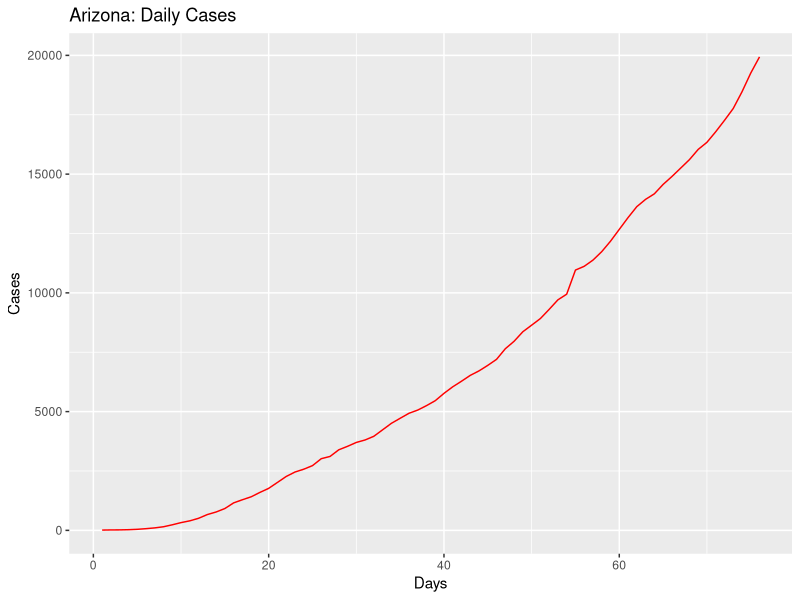
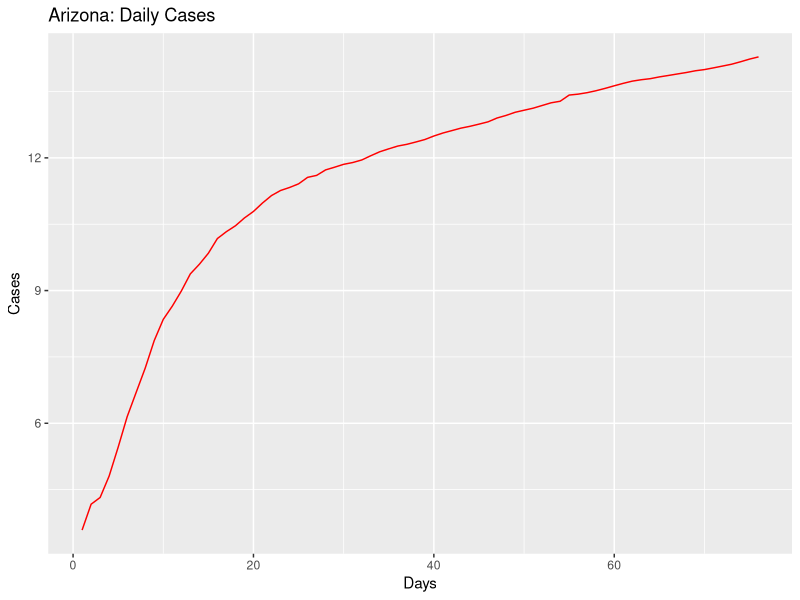
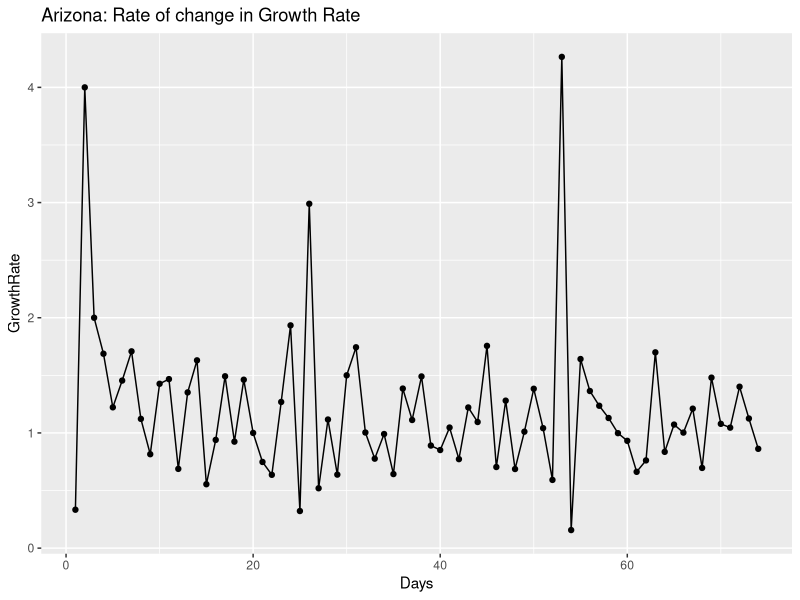
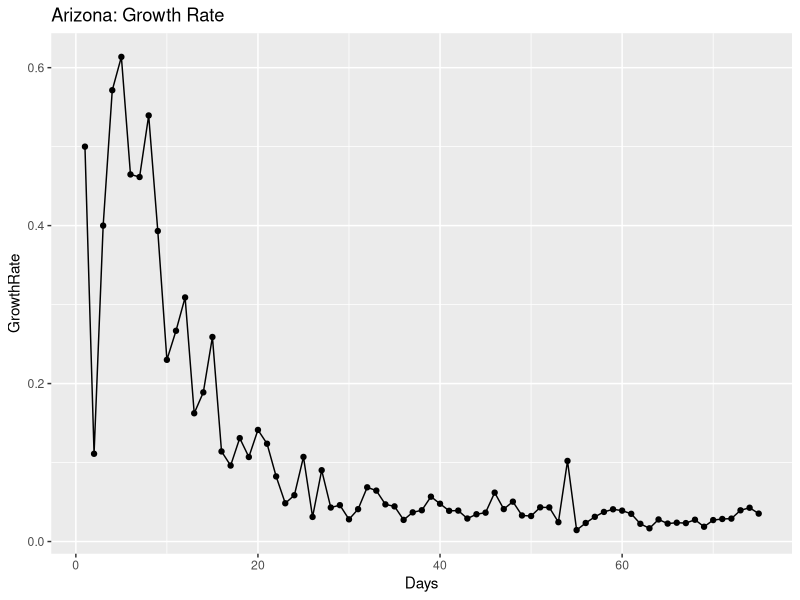
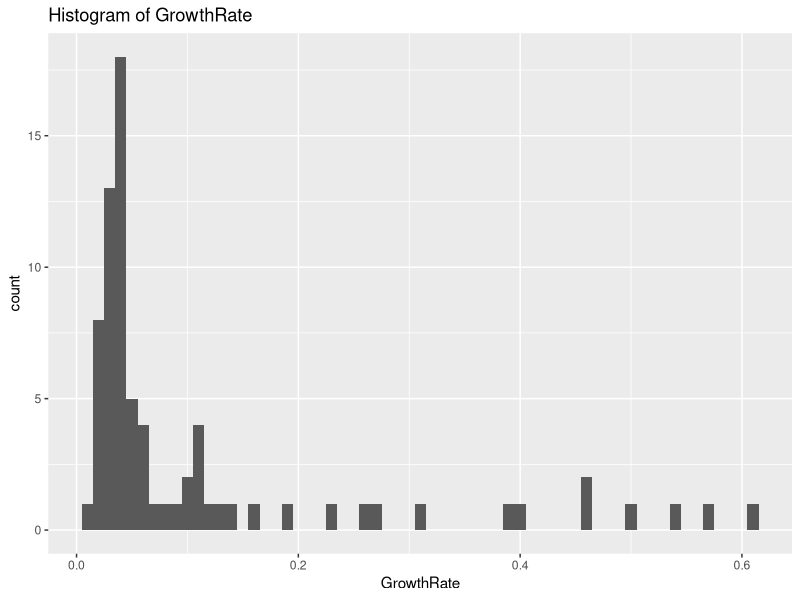
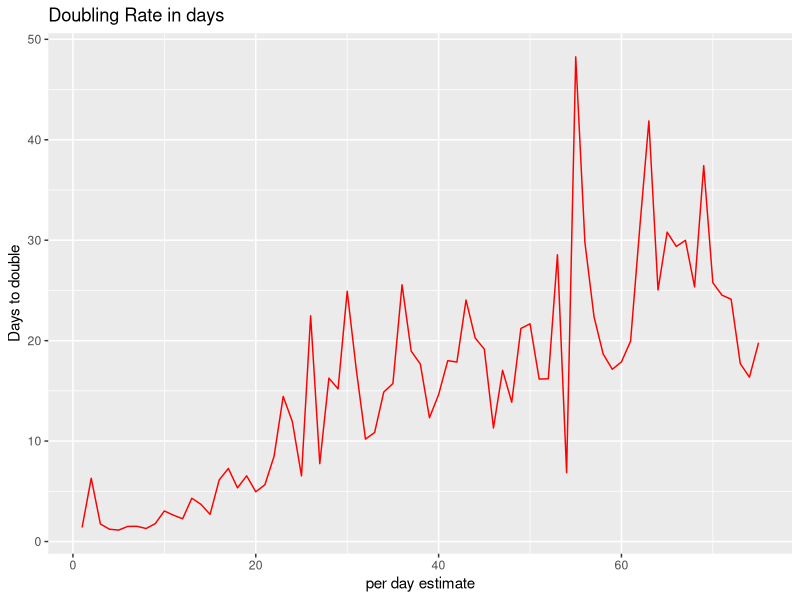
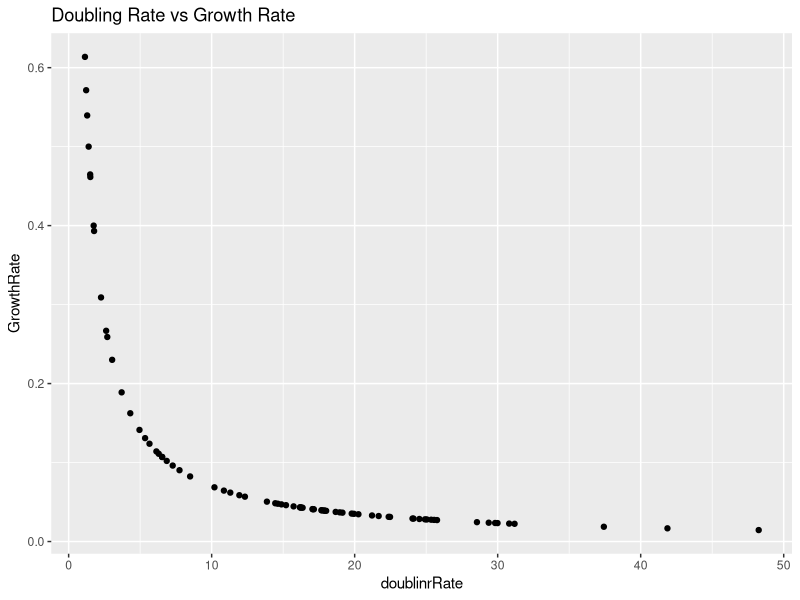
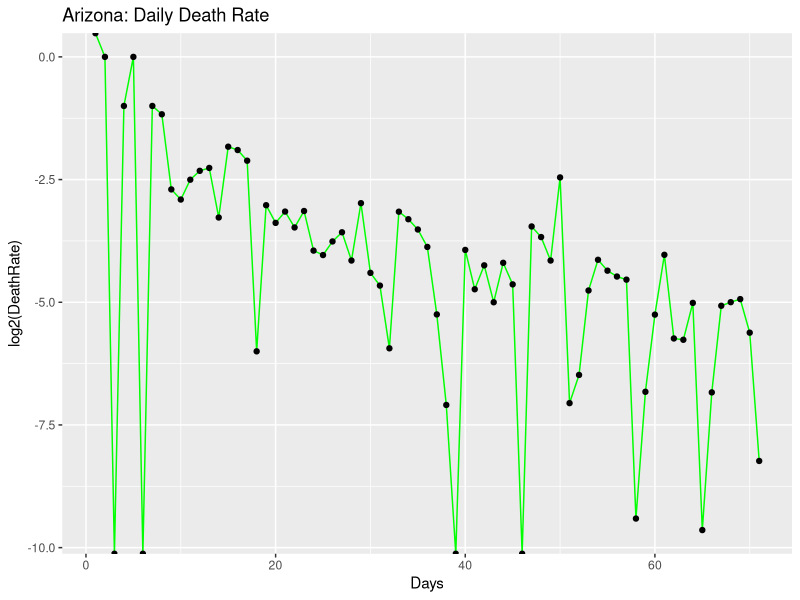

Write R code to recreate these figures, in order.
## ---- chunk 1
knitr::opts_chunk$set(echo = TRUE)
## ---- chunk 2
library(ggplot2)
library(gridExtra)
library(dplyr)

coronaGrowth <- function(absoluteNumbers){
  growthfactor <- NULL
  absgrowth <- NULL
  for(i in 1:length(absoluteNumbers))
  {
    #print((absoluteNumbers[i]-absoluteNumbers[i+1]/absoluteNumbers[i+1])/absoluteNumbers[i+1])
    growthfactor[i] <- ((absoluteNumbers[i]-absoluteNumbers[i+1]))/(absoluteNumbers[i+1]-absoluteNumbers[i+2])  
    #growthfactor[i] <- ((absoluteNumbers[i]-absoluteNumbers[i+1]))/(absolutenumbers[i])
  }
  
  return (rev(growthfactor))
}

DailyGrowthRate <- function(absoluteNumbers)
{
  growthfactor <- NULL
  absgrowth <- NULL
  for(i in 1:length(absoluteNumbers))
  {
    #print((absoluteNumbers[i]-absoluteNumbers[i+1]/absoluteNumbers[i+1])/absoluteNumbers[i+1])
    growthfactor[i] <- ((absoluteNumbers[i]/absoluteNumbers[i+1]))-1 
    #growthfactor[i] <- ((absoluteNumbers[i]-absoluteNumbers[i+1]))/(absolutenumbers[i])
  }
  
  return (rev(growthfactor))  
}

DoublingRate <- function(absoluteNumbers)
{
  doublingrRate <- NULL
  cumsum <- NULL
  for(i in 1:length(absoluteNumbers))
  {
    
    doublingrRate[i] <- (70/(absoluteNumbers[i]*100))
    
  }
  return ((doublingrRate))  
}

#Calculate the mean and median growth rate:
MeanMediangrowthrate <- function(dataTrend1)
{
  MeanGRTrend <- NULL
  MedianGRTrend <- NULL
  
  for(i in 1:length(dataTrend1$GrowthRate))
  {
    MedianGRTrend[i] <- median(dataTrend1[1:i,"GrowthRate"])
    MeanGRTrend[i] <- mean(dataTrend1[1:i,"GrowthRate"])
  }
  
  dataTrend1$MedianGRT = MedianGRTrend
  dataTrend1$MeanGRT = MeanGRTrend
  
  return(dataTrend1)

}

#Calculate ratio of newdeaths/newcases
newDeathstonewCases <- function(absolutenumbers,totaldeaths)
{
  newCases <- NULL
  newDeaths <- NULL
  for(i in 1:length(absolutenumbers))
  {
    if(i == length(absolutenumbers))
    {
      print("reached the end")
    }else{
     newDeaths[i] = (totaldeaths[i]-totaldeaths[i+1])
     newCases[i] = (absolutenumbers[i]-absolutenumbers[i+1]) 
    }
  }
  

  days <- seq(2:length(absolutenumbers))
 return(data.frame( newDeaths = rev(newDeaths),newCases = rev(newCases),Days = days))
 
}

#Calculate ratio of deaths to totalCases
totalDeathstoCases <- function(absolutenumbers,totaldeaths)
{
  ratio <- NULL
  for(i in 1:length(absolutenumbers))
  {

     ratio[i] = (totaldeaths[i])/(absolutenumbers[i]) 
  }
  
  return(rev(ratio))
}
## ---- chunk 3
#Arizona

absolutenumbers <- c(19936,19255,18465,17763,17262,16783,16339,16039,15608,15252,14897,14566,14170,13937,13631,13169,12673,12176,11736,11380,11119,10960,9945,9707,9305,8919,8640,8364,7962,7648,7202,6948,6716,6526,6280,6045,5769,5459,5251,5064,4929,4719,4507,4234,3962,3806,3702,3539,3393,3112,3018,2726,2575,2456,2269,2019,1769,1598,1413,1289,1157,919,773,665,508,401,326,234,152,104,71,44,28,20,18,12)

totaldeaths <- c(906,903,885,857,831,807,800,799,775,761,747,704,686,680,679,651,623,594,562,542,536,532,450,426,395,362,362,348,330,320,304,293,275,275,273,266,249,229,208,187,184,177,169,150,142,131,122,115,108,97,89,80,73,65,64,52,41,32,29,24,20,17,15,13,9,6,6,3,2,2,1,0,0,0,0,0)

#America
#absolutenumbers <- c(101.7*1000,83.8*1000,65.8*1000,53.7*1000,43.8*1000,33.3*1000,25*1000,19*1000,13.7*1000,7.8*1000,6.4*1000,4.6*1000,3.5*1000,2.7*1000)
## ---- chunk 4
growthrate <- na.exclude(coronaGrowth(absolutenumbers))
days <- seq(1:length(growthrate))
dataTrend <- data.frame(GrowthRate = growthrate,Days = days)
print(dataTrend)
p1 <- ggplot(data=dataTrend, aes(x=Days, y=GrowthRate, group=1)) +ggtitle("Arizona: Rate of change in Growth Rate")+
  geom_line()+
  geom_point()

print(dataTrend)
#print(dataTrend1)




growthrate1 <- na.exclude(DailyGrowthRate(absolutenumbers))
doublingrate1 <- na.exclude(DoublingRate(growthrate1))
days1 <- seq(1:length(growthrate1))
dataTrend1 <- data.frame(GrowthRate = growthrate1,Days = days1,doublinrRate = doublingrate1)
print(dataTrend1)
multiplier <- tail(dataTrend1, n = 1)
pred_val <- (head(absolutenumbers, n = 1)*multiplier[,"GrowthRate"])+head(absolutenumbers, n = 1)

p2 <- ggplot(data=dataTrend1, aes(x=Days, y=GrowthRate, group=1)) +ggtitle("Arizona: Growth Rate")+
  geom_line()+
  geom_point()

days <- seq(1:length(absolutenumbers))
growthrate <- append(growthrate, c(1,1),after = 0)
dataOriginal <- data.frame(Cases = rev(absolutenumbers), Days = days)
p3<- ggplot() +geom_line(data=dataOriginal, aes(x=Days, y=Cases,),color = "Red")+labs(title="Arizona: Daily Cases", y="Cases", x="Days")

p3_log<- ggplot() +geom_line(data=dataOriginal, aes(x=Days, y=log2(Cases)),color = "Red")+labs(title="Arizona: Daily Cases", y="Cases", x="Days")+
  #geom_line(data=dataOriginal, aes(x=Days+1, y=Prediction),color = "Blue")
  geom_point()



# Analyze growth rate to get interval of values
summary(dataTrend1$GrowthRate)
dataTrend1%>%select("GrowthRate")%>%summarise(meanGR = mean(GrowthRate), medianGR = median(GrowthRate), sdGR = sd(GrowthRate))
p4 <- ggplot(data = dataTrend1, aes(x = GrowthRate))+ggtitle("Histogram of GrowthRate")+geom_histogram(binwidth = 0.01)


#Analyze the doubling rate
p5<- ggplot() +geom_line(data=dataTrend1, aes(x=Days, y=doublinrRate),color = "Red")+labs(title="Doubling Rate in days", y="Days to double", x ="per day estimate")+
  #geom_line(data=dataOriginal, aes(x=Days+1, y=Prediction),color = "Blue")
  geom_point()

#Scatter plor of Growthrate versus Doubling Rate
p6 <- ggplot()+geom_point(data = dataTrend1, aes(x = doublinrRate, y = GrowthRate))+labs(title = "Doubling Rate vs Growth Rate")

dataTrend1 <- MeanMediangrowthrate(dataTrend1 = dataTrend1)

#Median growth rate trend 
#Median growth rate trend 
p7 <- ggplot()+geom_line(data = dataTrend1, aes(x = Days, y = MedianGRT),color = "Blue")+labs(title = "Arizona Median(BLUE)VsMean(RED) Growth Rate")+geom_line(data=dataTrend1, aes(x=Days , y=MeanGRT),color = "Red")


deathrate1 <- na.exclude(DailyGrowthRate(totaldeaths))
doublingdeathrate1 <- na.exclude(DoublingRate(deathrate1))
days1 <- seq(1:length(deathrate1))
dataDeathTrend1 <- data.frame(DeathRate = deathrate1,Days = days1,doublinrRate = doublingdeathrate1)
#print(dataDeathTrend1)
#multiplier <- tail(totaldeaths, n = 1)
#pred_val <- (head(dataDeathTrend1, n = 1)*multiplier[,"DeathRate"])+head(dataDeathTrend1, n = 1)

p8 <- ggplot(data=dataDeathTrend1, aes(x=Days, y=log2(DeathRate), group=1)) +ggtitle("Arizona: Daily Death Rate")+
  geom_line(color = "Green")+
  geom_point()


rationewdeathtocases <- newDeathstonewCases(absolutenumbers,totaldeaths)

p9 <- ggplot(data=rationewdeathtocases, aes(x=Days, y=log2(newCases), group=1)) +ggtitle("Arizona:newCases(Orange)")+
  geom_line(color = "Orange")+geom_point()

totaldeathstocases <- totalDeathstoCases(absolutenumbers,totaldeaths)
days <- seq(1:length(absolutenumbers))
datatotaldeathstocasesTrend <- data.frame(ratio = totaldeathstocases,Days = days)
#Scatter plot of totalcases to totaldeaths
p10 <- ggplot(data=datatotaldeathstocasesTrend, aes(x=Days, y=ratio, group=1)) +ggtitle("Arizona: TotalDeaths/TotalCases")+
  geom_line(color = "Yellow")+
  geom_point()

#Confidence Interval for mean population GrowthRate:
meanGR = mean(dataTrend1$GrowthRate)
sdGR = sd(dataTrend1$GrowthRate)

uppperlimitGR= meanGR+sdGR
lowerlimitGR = meanGR-sdGR

#Predictions based on: Current Growth Rate, MeanGrowth Rate, Upper GrowthRate, Lower GrowthRate
pred_val_Current <- (head(absolutenumbers, n = 1)*multiplier[,"GrowthRate"])+head(absolutenumbers, n = 1)
pred_val_MeanGR <- (head(absolutenumbers, n = 1)*meanGR)+head(absolutenumbers, n = 1)
pred_val_upperGR <- (head(absolutenumbers, n = 1)*uppperlimitGR)+head(absolutenumbers, n = 1)
pred_val_lowerGR <- (head(absolutenumbers, n = 1)*lowerlimitGR)+head(absolutenumbers, n = 1)

print("Current GR:")
print(multiplier[,"GrowthRate"])
print(pred_val_Current)

print("Mean GR:")
print(meanGR)
print(pred_val_MeanGR)

print("Upperlimit GR:")
print(uppperlimitGR)
print(pred_val_upperGR)

print("Lowerlimit GR:")
print(lowerlimitGR)
print(pred_val_lowerGR)

#Doubling rate:-
DRCurrent <- round(70/(meanGR*100),digits = 0)
DRMedian <- round(70/(median(dataTrend1$GrowthRate)*100),digits = 0)
latestDRCurrent <- round(tail(dataTrend1$doublinrRate,n=1),digits = 0)

## ---- chunk 5
#grid.arrange(p3,p3_log,p1,p2,p4,p5,p6,nrow = 4, ncol = 2)
print(p3)
print(p3_log)
print(p1)
print(p2)
print(p4)
print(p5)
print(p6)
print(p8)
print(p9)
print(p10)
print(p7)
## ---- chunk 6
library(ggplot2)
library(gridExtra)
library(dplyr)

coronaGrowth <- function(absoluteNumbers){
  growthfactor <- NULL
  absgrowth <- NULL
  for(i in 1:length(absoluteNumbers))
  {
    #print((absoluteNumbers[i]-absoluteNumbers[i+1]/absoluteNumbers[i+1])/absoluteNumbers[i+1])
    growthfactor[i] <- ((absoluteNumbers[i]-absoluteNumbers[i+1]))/(absoluteNumbers[i+1]-absoluteNumbers[i+2])  
    #growthfactor[i] <- ((absoluteNumbers[i]-absoluteNumbers[i+1]))/(absolutenumbers[i])
  }
  
  return (rev(growthfactor))
}

DailyGrowthRate <- function(absoluteNumbers)
{
  growthfactor <- NULL
  absgrowth <- NULL
  for(i in 1:length(absoluteNumbers))
  {
    #print((absoluteNumbers[i]-absoluteNumbers[i+1]/absoluteNumbers[i+1])/absoluteNumbers[i+1])
    growthfactor[i] <- ((absoluteNumbers[i]/absoluteNumbers[i+1]))-1 
    #growthfactor[i] <- ((absoluteNumbers[i]-absoluteNumbers[i+1]))/(absolutenumbers[i])
  }
  
  return (rev(growthfactor))  
}

DoublingRate <- function(absoluteNumbers)
{
  doublingrRate <- NULL
  cumsum <- NULL
  for(i in 1:length(absoluteNumbers))
  {
    
    doublingrRate[i] <- (70/(absoluteNumbers[i]*100))
    
  }
  return ((doublingrRate))  
}

#Calculate the mean and median growth rate:
MeanMediangrowthrate <- function(dataTrend1)
{
  MeanGRTrend <- NULL
  MedianGRTrend <- NULL
  
  for(i in 1:length(dataTrend1$GrowthRate))
  {
    MedianGRTrend[i] <- median(dataTrend1[1:i,"GrowthRate"])
    MeanGRTrend[i] <- mean(dataTrend1[1:i,"GrowthRate"])
  }
  
  dataTrend1$MedianGRT = MedianGRTrend
  dataTrend1$MeanGRT = MeanGRTrend
  
  return(dataTrend1)

}

# #Calculate ratio of newdeaths/newcases
# newDeathstonewCases <- function(absolutenumbers,totaldeaths)
# {
#   ratio <- NULL
#   for(i in 1:length(absolutenumbers))
#   {
#     if(i == length(absolutenumbers))
#     {
#       print("reached the end")
#     }else{
#      ratio[i] = (totaldeaths[i]-totaldeaths[i+1])/(absolutenumbers[i]-absolutenumbers[i+1]) 
#     }
#   }
#   
#   return(rev(ratio))
# }

#Calculate ratio of newdeaths/newcases
newDeathstonewCases <- function(absolutenumbers,totaldeaths)
{
  newCases <- NULL
  newDeaths <- NULL
  for(i in 1:length(absolutenumbers))
  {
    if(i == length(absolutenumbers))
    {
      print("reached the end")
    }else{
     newDeaths[i] = (totaldeaths[i]-totaldeaths[i+1])
     newCases[i] = (absolutenumbers[i]-absolutenumbers[i+1]) 
    }
  }
  

  days <- seq(2:length(absolutenumbers))
 return(data.frame( newDeaths = rev(newDeaths),newCases = rev(newCases),Days = days))
 
}

#Calculate ratio of deaths to totalCases
totalDeathstoCases <- function(absolutenumbers,totaldeaths)
{
  ratio <- NULL
  for(i in 1:length(absolutenumbers))
  {

     ratio[i] = (totaldeaths[i])/(absolutenumbers[i]) 
  }
  
  return(rev(ratio))
}

## ---- chunk 7
#Arizona
#absolutenumbers <- c(773,665,508,401,326,234,152,104,71,44,28,20,18,12)

#America

absolutenumbers <- c(1837170,1816820,1793530,1768461,1745803,1725275,1686436,1666828,1645094,1618908,1592723,1570583,1550294,1527664,1507773,1484285,1451666,1419048,1406797,1376317,1367638,1347309,1321785,1277606,1252584,1237633,1201188,1188122,1160774,1131030,1094464,1048834,1035765,1002963,975.798*1000,945.249*1000,903.775*1000,876.156*1000,831.086*1000,804.759*1000,792.913*1000,762.896*1000,726.856*1000,686.431*1000,654.343*1000,622.412*1000,591.285*1000,573.138*1000,545.934*1000,521.623*1000,489.646*1000,454.615*1000,418.451*1000,386.571*1000,355.834*1000,327.871*1000,300.432*1000,265.506*1000,235.281*1000,205.035*1000,176.518*1000,145.369*1000,133.094*1000,123.578*1000,101.7*1000,83.8*1000,65.8*1000,53.7*1000,43.8*1000,33.3*1000,25*1000,19*1000,13.7*1000,7.8*1000,6.4*1000,4.6*1000,3.5*1000,2.7*1000)

totaldeaths <- c(106195,105557,104542,103330,102107,100572,99300,98683,97647,96292,94936,93533,91981,90978,90113,88507,86395,84243,83284,81157,80787,80037,78615,76052,73797,72271,69142,68598,67444,65753,63287,60495,59266,56387,54941,53243,50988,49648,46249,43995,42517,40495,38200,35578,33490,27549,24618,22930,21474,20057,18325,16691,14791,12851,10880,9622,8457,7127,6081,5107,4057,3143,2585,2222,1697,1296,1028,781,556,414,301,255,206,150,110,87,69,57,48,41,38,30,26,22,19,15,12,11,9,6,1,1)




## ---- chunk 8
growthrate <- na.exclude(coronaGrowth(absolutenumbers))
days <- seq(1:length(growthrate))
dataTrend <- data.frame(GrowthRate = growthrate,Days = days)
print(dataTrend)
p1 <- ggplot(data=dataTrend, aes(x=Days, y=GrowthRate, group=1)) +ggtitle("US: Rate of change in Growth Rate")+
  geom_line()+
  geom_point()

print(dataTrend)
#print(dataTrend1)




growthrate1 <- na.exclude(DailyGrowthRate(absolutenumbers))
doublingrate1 <- na.exclude(DoublingRate(growthrate1))
days1 <- seq(1:length(growthrate1))
dataTrend1 <- data.frame(GrowthRate = growthrate1,Days = days1,doublinrRate = doublingrate1)
print(dataTrend1)
multiplier <- tail(dataTrend1, n = 1)
pred_val <- (head(absolutenumbers, n = 1)*multiplier[,"GrowthRate"])+head(absolutenumbers, n = 1)

p2 <- ggplot(data=dataTrend1, aes(x=Days, y=GrowthRate, group=1)) +ggtitle("US: Growth Rate")+
  geom_line()+
  geom_point()

days <- seq(1:length(absolutenumbers))
growthrate <- append(growthrate, c(1,1),after = 0)
dataOriginal <- data.frame(Cases = rev(absolutenumbers), Days = days)
p3<- ggplot() +geom_line(data=dataOriginal, aes(x=Days, y=Cases,),color = "Red")+labs(title="US: Daily Cases", y="Cases", x="Days")

p3_log<- ggplot() +geom_line(data=dataOriginal, aes(x=Days, y=log2(Cases)),color = "Red")+labs(title="US: Daily Cases", y="Cases", x="Days")+
  #geom_line(data=dataOriginal, aes(x=Days+1, y=Prediction),color = "Blue")
  geom_point()



# Analyze growth rate to get interval of values
summary(dataTrend1$GrowthRate)
dataTrend1%>%select("GrowthRate")%>%summarise(meanGR = mean(GrowthRate), medianGR = median(GrowthRate), sdGR = sd(GrowthRate))
p4 <- ggplot(data = dataTrend1, aes(x = GrowthRate))+ggtitle("Histogram of GrowthRate")+geom_histogram(binwidth = 0.01)


#Analyze the doubling rate
p5<- ggplot() +geom_line(data=dataTrend1, aes(x=Days, y=doublinrRate),color = "Red")+labs(title="Doubling Rate in days", y="Days to double", x ="per day estimate")+
  #geom_line(data=dataOriginal, aes(x=Days+1, y=Prediction),color = "Blue")
  geom_point()

#Scatter plor of Growthrate versus Doubling Rate
p6 <- ggplot()+geom_point(data = dataTrend1, aes(x = doublinrRate, y = GrowthRate))+labs(title = "Doubling Rate vs Growth Rate")

dataTrend1 <- MeanMediangrowthrate(dataTrend1 = dataTrend1)


#Median growth rate trend 
#Median growth rate trend 
p7 <- ggplot()+geom_line(data = dataTrend1, aes(x = Days, y = MedianGRT),color = "Blue")+labs(title = "US Median(BLUE)VsMean(RED) Growth Rate")+geom_line(data=dataTrend1, aes(x=Days , y=MeanGRT),color = "Red")

deathrate1 <- na.exclude(DailyGrowthRate(totaldeaths))
doublingdeathrate1 <- na.exclude(DoublingRate(deathrate1))
days1 <- seq(1:length(deathrate1))
dataDeathTrend1 <- data.frame(DeathRate = deathrate1,Days = days1,doublinrRate = doublingdeathrate1)
#print(dataDeathTrend1)
#multiplier <- tail(totaldeaths, n = 1)
#pred_val <- (head(dataDeathTrend1, n = 1)*multiplier[,"DeathRate"])+head(dataDeathTrend1, n = 1)

p8 <- ggplot(data=dataDeathTrend1, aes(x=Days, y=log2(DeathRate), group=1)) +ggtitle("US: Daily Death Rate")+
  geom_line(color = "Green")+
  geom_point()

rationewdeathtocases <- newDeathstonewCases(absolutenumbers,totaldeaths)

p9 <- ggplot(data=rationewdeathtocases, aes(x=Days, y=log2(newCases), group=1)) +ggtitle("US:newCases(Orange)")+
  geom_line(color = "Orange")+geom_point()
totaldeathstocases <- totalDeathstoCases(absolutenumbers,totaldeaths)
days <- seq(1:length(absolutenumbers))
datatotaldeathstocasesTrend <- data.frame(ratio = totaldeathstocases,Days = days)
#Scatter plot of totalcases to totaldeaths
p10 <- ggplot(data=datatotaldeathstocasesTrend, aes(x=Days, y=ratio, group=1)) +ggtitle("US: TotalDeaths/TotalCases")+
  geom_line(color = "Yellow")+
  geom_point()
#Confidence Interval for mean population GrowthRate:
meanGR = mean(dataTrend1$GrowthRate)
sdGR = sd(dataTrend1$GrowthRate)

uppperlimitGR= meanGR+sdGR
lowerlimitGR = meanGR-sdGR

#Predictions based on: Current Growth Rate, MeanGrowth Rate, Upper GrowthRate, Lower GrowthRate
pred_val_Current <- (head(absolutenumbers, n = 1)*multiplier[,"GrowthRate"])+head(absolutenumbers, n = 1)
pred_val_MeanGR <- (head(absolutenumbers, n = 1)*meanGR)+head(absolutenumbers, n = 1)
pred_val_upperGR <- (head(absolutenumbers, n = 1)*uppperlimitGR)+head(absolutenumbers, n = 1)
pred_val_lowerGR <- (head(absolutenumbers, n = 1)*lowerlimitGR)+head(absolutenumbers, n = 1)

print("Current GR:")
print(multiplier[,"GrowthRate"])
print(pred_val_Current)

print("Mean GR:")
print(meanGR)
print(pred_val_MeanGR)

print("Upperlimit GR:")
print(uppperlimitGR)
print(pred_val_upperGR)

print("Lowerlimit GR:")
print(lowerlimitGR)
print(pred_val_lowerGR)

#Doubling rate:-
DRCurrent <- round(70/(meanGR*100),digits = 0)
DRMedian <- round(70/(median(dataTrend1$GrowthRate)*100),digits = 0)
latestDRCurrent <- round(tail(dataTrend1$doublinrRate,n=1),digits = 0)

## ---- chunk 9
#grid.arrange(p3,p3_log,p1,p2,p4,p5,p6,nrow = 4, ncol = 2)
print(p3)
print(p3_log)
print(p1)
print(p2)
print(p4)
print(p5)
print(p6)
print(p8)
print(p9)
print(p10)
print(p7)
## ---- chunk 10
library(ggplot2)
library(gridExtra)
library(dplyr)

coronaGrowth <- function(absoluteNumbers){
  growthfactor <- NULL
  absgrowth <- NULL
  for(i in 1:length(absoluteNumbers))
  {
    #print((absoluteNumbers[i]-absoluteNumbers[i+1]/absoluteNumbers[i+1])/absoluteNumbers[i+1])
    growthfactor[i] <- ((absoluteNumbers[i]-absoluteNumbers[i+1]))/(absoluteNumbers[i+1]-absoluteNumbers[i+2])  
    #growthfactor[i] <- ((absoluteNumbers[i]-absoluteNumbers[i+1]))/(absolutenumbers[i])
  }
  
  return (rev(growthfactor))
}

DailyGrowthRate <- function(absoluteNumbers)
{
  growthfactor <- NULL
  absgrowth <- NULL
  for(i in 1:length(absoluteNumbers))
  {
    #print((absoluteNumbers[i]-absoluteNumbers[i+1]/absoluteNumbers[i+1])/absoluteNumbers[i+1])
    growthfactor[i] <- ((absoluteNumbers[i]/absoluteNumbers[i+1]))-1 
    #growthfactor[i] <- ((absoluteNumbers[i]-absoluteNumbers[i+1]))/(absolutenumbers[i])
  }
  
  return (rev(growthfactor))  
}

DoublingRate <- function(absoluteNumbers)
{
  doublingrRate <- NULL
  cumsum <- NULL
  for(i in 1:length(absoluteNumbers))
  {
    
    doublingrRate[i] <- (70/(absoluteNumbers[i]*100))
    
  }
  return ((doublingrRate))  
}

#Calculate the mean and median growth rate:
MeanMediangrowthrate <- function(dataTrend1)
{
  MeanGRTrend <- NULL
  MedianGRTrend <- NULL
  
  for(i in 1:length(dataTrend1$GrowthRate))
  {
    MedianGRTrend[i] <- median(dataTrend1[1:i,"GrowthRate"])
    MeanGRTrend[i] <- mean(dataTrend1[1:i,"GrowthRate"])
  }
  
  dataTrend1$MedianGRT = MedianGRTrend
  dataTrend1$MeanGRT = MeanGRTrend
  
  return(dataTrend1)

}

#Calculate ratio of newdeaths/newcases
# newDeathstonewCases <- function(absolutenumbers,totaldeaths)
# {
#   ratio <- NULL
#   for(i in 1:length(absolutenumbers))
#   {
#     if(i == length(absolutenumbers))
#     {
#       print("reached the end")
#     }else{
#      ratio[i] = (totaldeaths[i]-totaldeaths[i+1])/(absolutenumbers[i]-absolutenumbers[i+1]) 
#     }
#   }
#   
#   return(rev(ratio))
# }

#Calculate ratio of newdeaths/newcases
newDeathstonewCases <- function(absolutenumbers,totaldeaths)
{
  newCases <- NULL
  newDeaths <- NULL
  for(i in 1:length(absolutenumbers))
  {
    if(i == length(absolutenumbers))
    {
      print("reached the end")
    }else{
     newDeaths[i] = (totaldeaths[i]-totaldeaths[i+1])
     newCases[i] = (absolutenumbers[i]-absolutenumbers[i+1]) 
    }
  }
  

  days <- seq(2:length(absolutenumbers))
 return(data.frame( newDeaths = rev(newDeaths),newCases = rev(newCases),Days = days))
 
}

#Calculate ratio of deaths to totalCases
totalDeathstoCases <- function(absolutenumbers,totaldeaths)
{
  ratio <- NULL
  for(i in 1:length(absolutenumbers))
  {

     ratio[i] = (totaldeaths[i])/(absolutenumbers[i]) 
  }
  
  return(rev(ratio))
}
## ---- chunk 11
#Arizona
#absolutenumbers <- c(773,665,508,401,326,234,152,104,71,44,28,20,18,12)

#America
absolutenumbers <- c(190609,181827,173491,165386,158086,150793,138536,131423,124794,118411,112028,106475,103935,95698,90648,85784,81920,78055,74243,70765,67161,62808,59695,56325,52987,49400,44870,42505,39699,37257,34862,31787,31324,29451,26917,24942,24434,21797,20471,18985,18601,14792,13835,12759,12320,10941,9635,9166,8339,7598,6653,5749,5311,4778,3588,3082,2567,2341,1637,1397,1251,1071,1024,987,887,727,657,536,499,396,332,249,194,169,143,129,114,100,82,74,62,62,47,40,34,31,30,29,7,6,3,3,3,3,3,3,3,3,3,3,3,3,3,3,3)

totaldeaths <- c(5408,5185,4980,4711,4534,4344,4024,3868,3726,3580,3434,3302,3216,3025,3871,2753,2652,2551,2415,2294,2212,2101,1985,1889,1785,1693,1452,1391,1323,1223,1154,1008,1008,939,826,780,780,686,652,603,592,488,452,423,405,368,331,325,288,246,227,178,160,136,118,99,86,72,58,35,27,24,20,20,12,10,10,7,5,5,4,3,3,2,2,2,2,1,0,0,0,0,0,0,0,0,0,0,0,0,0,0,0,0,0,0,0,0,0,0,0,0,0,0,0)
## ---- chunk 12
growthrate <- na.exclude(coronaGrowth(absolutenumbers))
days <- seq(1:length(growthrate))
dataTrend <- data.frame(GrowthRate = growthrate,Days = days)
print(dataTrend)
p1 <- ggplot(data=dataTrend, aes(x=Days, y=GrowthRate, group=1)) +ggtitle("US: Rate of change in Growth Rate")+
  geom_line()+
  geom_point()

print(dataTrend)
#print(dataTrend1)




growthrate1 <- na.exclude(DailyGrowthRate(absolutenumbers))
doublingrate1 <- na.exclude(DoublingRate(growthrate1))
days1 <- seq(1:length(growthrate1))
dataTrend1 <- data.frame(GrowthRate = growthrate1,Days = days1,doublinrRate = doublingrate1)
print(dataTrend1)
multiplier <- tail(dataTrend1, n = 1)
pred_val <- (head(absolutenumbers, n = 1)*multiplier[,"GrowthRate"])+head(absolutenumbers, n = 1)

p2 <- ggplot(data=dataTrend1, aes(x=Days, y=GrowthRate, group=1)) +ggtitle("India: Growth Rate")+
  geom_line()+
  geom_point()

days <- seq(1:length(absolutenumbers))
growthrate <- append(growthrate, c(1,1),after = 0)
dataOriginal <- data.frame(Cases = rev(absolutenumbers), Days = days)
p3<- ggplot() +geom_line(data=dataOriginal, aes(x=Days, y=Cases,),color = "Red")+labs(title="India: Daily Cases", y="Cases", x="Days")

p3_log<- ggplot() +geom_line(data=dataOriginal, aes(x=Days, y=log2(Cases)),color = "Red")+labs(title="India: Daily Cases", y="Cases", x="Days")+
  #geom_line(data=dataOriginal, aes(x=Days+1, y=Prediction),color = "Blue")
  geom_point()



# Analyze growth rate to get interval of values
summary(dataTrend1$GrowthRate)
dataTrend1%>%select("GrowthRate")%>%summarise(meanGR = mean(GrowthRate), medianGR = median(GrowthRate), sdGR = sd(GrowthRate))
p4 <- ggplot(data = dataTrend1, aes(x = GrowthRate))+ggtitle("Histogram of GrowthRate")+geom_histogram(binwidth = 0.01)


#Analyze the doubling rate
p5<- ggplot() +geom_line(data=dataTrend1, aes(x=Days, y=doublinrRate),color = "Red")+labs(title="Doubling Rate in days", y="Days to double", x ="per day estimate")+
  #geom_line(data=dataOriginal, aes(x=Days+1, y=Prediction),color = "Blue")
  geom_point()

#Scatter plor of Growthrate versus Doubling Rate
p6 <- ggplot()+geom_point(data = dataTrend1, aes(x = doublinrRate, y = GrowthRate))+labs(title = "Doubling Rate vs Growth Rate")

dataTrend1 <- MeanMediangrowthrate(dataTrend1 = dataTrend1)


#Median growth rate trend 
p7 <- ggplot()+geom_line(data = dataTrend1, aes(x = Days, y = MedianGRT),color = "Blue")+labs(title = "India Median(BLUE)VsMean(RED) Growth Rate")+geom_line(data=dataTrend1, aes(x=Days , y=MeanGRT),color = "Red")

deathrate1 <- na.exclude(DailyGrowthRate(totaldeaths))
doublingdeathrate1 <- na.exclude(DoublingRate(deathrate1))
days1 <- seq(1:length(deathrate1))
dataDeathTrend1 <- data.frame(DeathRate = deathrate1,Days = days1,doublinrRate = doublingdeathrate1)
#print(dataDeathTrend1)
#multiplier <- tail(totaldeaths, n = 1)
#pred_val <- (head(dataDeathTrend1, n = 1)*multiplier[,"DeathRate"])+head(dataDeathTrend1, n = 1)

p8 <- ggplot(data=dataDeathTrend1, aes(x=Days, y=log2(DeathRate), group=1)) +ggtitle("India: Daily Death Rate")+
  geom_line(color = "Green")+
  geom_point()

rationewdeathtocases <- newDeathstonewCases(absolutenumbers,totaldeaths)

p9 <- ggplot(data=rationewdeathtocases, aes(x=Days, y=log2(newCases), group=1)) +ggtitle("India:newCases(Orange)")+
  geom_line(color = "Orange")+geom_point()

totaldeathstocases <- totalDeathstoCases(absolutenumbers,totaldeaths)
days <- seq(1:length(absolutenumbers))
datatotaldeathstocasesTrend <- data.frame(ratio = totaldeathstocases,Days = days)
#Scatter plot of totalcases to totaldeaths
p10 <- ggplot(data=datatotaldeathstocasesTrend, aes(x=Days, y=ratio, group=1)) +ggtitle("India: TotalDeaths/TotalCases")+
  geom_line(color = "Yellow")+
  geom_point()

#Confidence Interval for mean population GrowthRate:
meanGR = mean(dataTrend1$GrowthRate)
sdGR = sd(dataTrend1$GrowthRate)

uppperlimitGR= meanGR+sdGR
lowerlimitGR = meanGR-sdGR

#Predictions based on: Current Growth Rate, MeanGrowth Rate, Upper GrowthRate, Lower GrowthRate
pred_val_Current <- (head(absolutenumbers, n = 1)*multiplier[,"GrowthRate"])+head(absolutenumbers, n = 1)
pred_val_MeanGR <- (head(absolutenumbers, n = 1)*meanGR)+head(absolutenumbers, n = 1)
pred_val_upperGR <- (head(absolutenumbers, n = 1)*uppperlimitGR)+head(absolutenumbers, n = 1)
pred_val_lowerGR <- (head(absolutenumbers, n = 1)*lowerlimitGR)+head(absolutenumbers, n = 1)

print("Current GR:")
print(multiplier[,"GrowthRate"])
print(pred_val_Current)

print("Mean GR:")
print(meanGR)
print(pred_val_MeanGR)

print("Upperlimit GR:")
print(uppperlimitGR)
print(pred_val_upperGR)

print("Lowerlimit GR:")
print(lowerlimitGR)
print(pred_val_lowerGR)

#Doubling rate:-
DRCurrent <- round(70/(meanGR*100),digits = 0)
DRMedian <- round(70/(median(dataTrend1$GrowthRate)*100),digits = 0)
latestDRCurrent <- round(tail(dataTrend1$doublinrRate,n=1),digits = 0)

## ---- chunk 13
#grid.arrange(p3,p3_log,p1,p2,p4,p5,p6,nrow = 4, ncol = 2)
print(p3)
print(p3_log)
print(p1)
print(p2)
print(p4)
print(p5)
print(p6)
print(p8)
print(p9)
print(p10)
print(p7)

